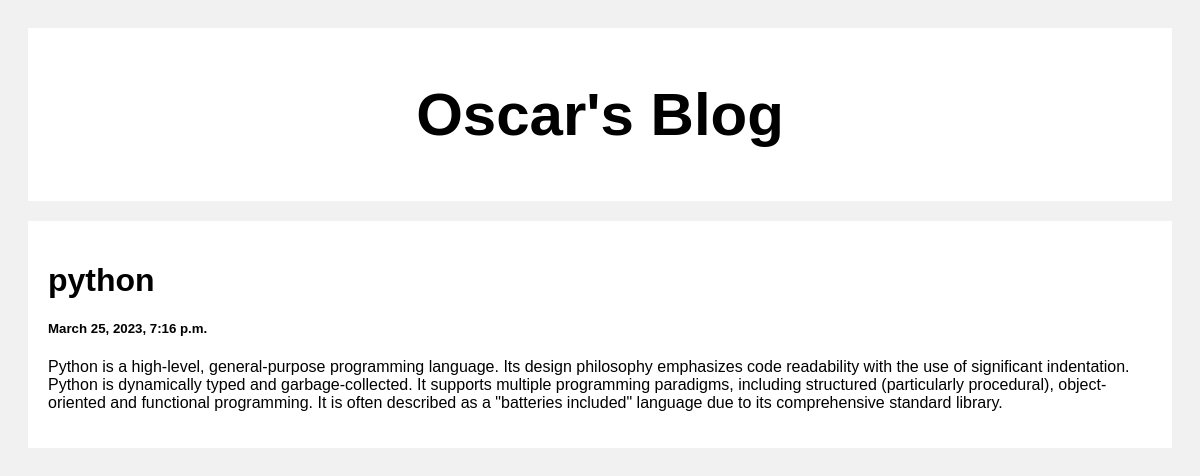
The app's page /post/4 with its own data.
### post/models.py (models this page shows)
class Post(models.Model):
    title = models.CharField(max_length=200)
    body = models.CharField(max_length=20000000)
    created_at = models.DateTimeField(default = datetime.now, blank=True)

### post/views.py (the view)
# urls.py: path('post/<str:pk>', views.page)
def page(request, pk):
    posts = Post.objects.get(id=pk)
    return render(request, 'post.html',{'posts':posts})

### template/post.html (shortened to what this page needs)
<!DOCTYPE html>
<html>
<head>
</head>
<body>
<div class="header">
  <h2>Oscar's Blog</h2>
</div>
<div class="row">
  <div class="leftcolumn">
    <div class="card">
       <h1>{{posts.title}}</h1>
       <h5>{{posts.created_at}}</h5>
       <p>{{posts.body}}</p>
    </div>
  </div>
</div>
</body>
</html>

### template/post.html (style rules this page uses)
* { box-sizing: border-box; }
body { font-family: Arial; padding: 20px; background: #f1f1f1; }
.header { padding: 2px; font-size: 40px; text-align: center; background: white; }
.leftcolumn { float: left; width: 100%; }
.card { background-color: white; padding: 20px; margin-top: 20px; }
.row:after { content: ""; display: table; clear: both; }

### records on screen
Post: title "python", created_at "March 25, 2023, 7:16 p.m.", body "Python is a high-level, general-purpose programming language. Its design philosophy emphasizes code readability with the use of significant indentation. Python is dynamically typed and garbage-collected. It supports multiple programming paradigms, including structured (particularly procedural), object-oriented and functional programming. It is often described as a \"batteries included\" language due to its comprehensive standard library."
